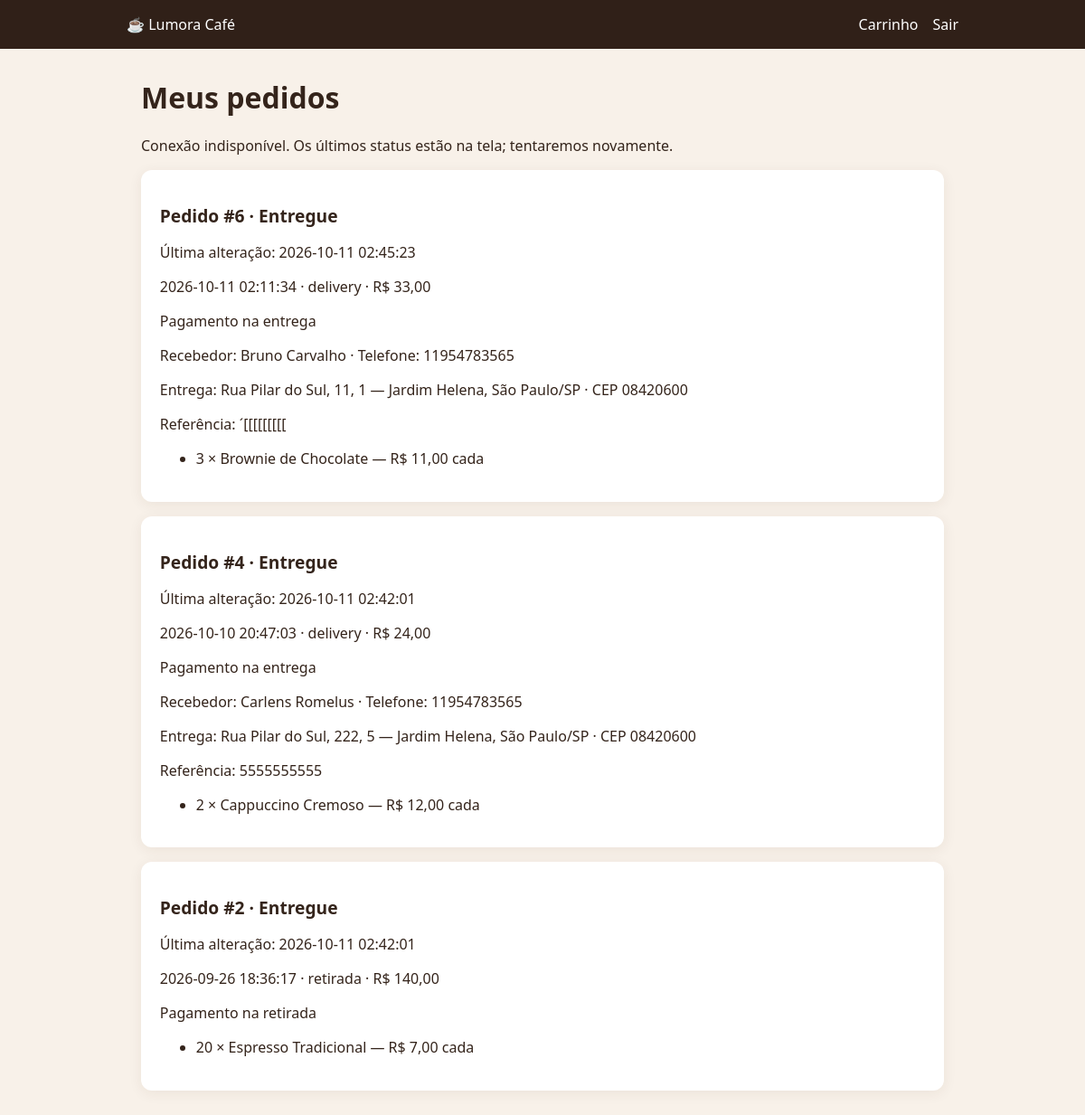
The app's page /pedidos.php (signed in) with its own data.
### tables this page shows
CREATE TABLE `pedidos` (
  `id` int(11) NOT NULL,
  `usuario_id` int(11) NOT NULL,
  `total` decimal(10,2) NOT NULL,
  `tipo_entrega` enum('retirada','delivery') NOT NULL,
  `endereco` varchar(255) DEFAULT NULL,
  `observacoes` varchar(500) DEFAULT NULL,
  `forma_pagamento` enum('na_retirada','na_entrega') NOT NULL,
  `status` enum('recebido','em_preparo','pronto','entregue','cancelado') NOT NULL DEFAULT 'recebido',
  `criado_em` timestamp NOT NULL DEFAULT current_timestamp(),
  `recebedor` varchar(100) DEFAULT NULL,
  `telefone` varchar(11) DEFAULT NULL,
  `cep` char(8) DEFAULT NULL,
  `rua` varchar(150) DEFAULT NULL,
  `numero` varchar(20) DEFAULT NULL,
  `complemento` varchar(100) DEFAULT NULL,
  `bairro` varchar(80) DEFAULT NULL,
  `cidade` varchar(80) DEFAULT NULL,
  `estado` char(2) DEFAULT NULL,
  `referencia` varchar(150) DEFAULT NULL,
  `atualizado_em` timestamp NOT NULL DEFAULT current_timestamp() ON UPDATE current_timestamp()
);

CREATE TABLE `itens_pedido` (
  `id` int(11) NOT NULL,
  `pedido_id` int(11) NOT NULL,
  `produto_id` int(11) DEFAULT NULL,
  `nome_produto` varchar(150) NOT NULL,
  `quantidade` int(11) NOT NULL,
  `preco_unitario` decimal(10,2) NOT NULL
);

### bootstrap.php (called while the page is built, shortened)
<?php
function h($value): string { return htmlspecialchars((string)$value, ENT_QUOTES | ENT_SUBSTITUTE, 'UTF-8'); }
function money($amount): string { return 'R$ ' . number_format((float)$amount, 2, ',', '.'); }

### pedidos.php (the view)
<?php
require_once __DIR__ . '/bootstrap.php';
$user = require_user($conn);
$stmt = $conn->prepare('SELECT * FROM pedidos WHERE usuario_id = ? ORDER BY id DESC');
$stmt->bind_param('i', $user['id']); $stmt->execute(); $orders = $stmt->get_result()->fetch_all(MYSQLI_ASSOC);
$lines = $conn->prepare('SELECT nome_produto,quantidade,preco_unitario FROM itens_pedido WHERE pedido_id = ?');
$status_pedidos = ['recebido'=>'Pedido recebido','em_preparo'=>'Em preparo','pronto'=>'Pronto para retirada ou entrega','entregue'=>'Entregue','cancelado'=>'Cancelado'];
?>
<!doctype html><html lang="pt-BR"><head><meta charset="utf-8"><meta name="viewport" content="width=device-width,initial-scale=1"><title>Meus pedidos | Lumora Café</title><link rel="stylesheet" href="assets/css/upgrade.css?v=20261011"></head><body><header class="bar"><a href="index.php">☕ Lumora Café</a><nav><a href="carrinho.php">Carrinho</a><a href="logout.php">Sair</a></nav></header><main class="wrap"><h1>Meus pedidos</h1><p id="conexao" role="status">Atualização automática a cada 5 segundos.</p><div id="novidades" aria-live="polite"></div><?php if (isset($_GET['novo'])): ?><p class="success">Pedido registrado! Acompanhe o status abaixo.</p><?php endif; ?><?php if (!$orders): ?><p>Nenhum pedido ainda. <a href="index.php#cardapio">Veja o cardápio</a>.</p><?php endif; ?><?php foreach ($orders as $o): ?><article class="panel" data-pedido="<?= (int)$o['id'] ?>" data-status="<?= h($o['status']) ?>"><h2>Pedido #<?= (int)$o['id'] ?> · <span class="status"><?= h($status_pedidos[$o['status']] ?? $o['status']) ?></span></h2><p class="atualizacao">Última alteração: <?= h($o['atualizado_em'] ?? $o['criado_em']) ?></p><p><?= h($o['criado_em']) ?> · <?= h($o['tipo_entrega']) ?> · <?= money($o['total']) ?></p><p>Pagamento <?= h(str_replace('_',' ', $o['forma_pagamento'])) ?></p><?php if ($o['tipo_entrega'] === 'delivery'): ?><p>Recebedor: <?= h($o['recebedor']) ?> · Telefone: <?= h($o['telefone']) ?></p><p>Entrega: <?= h($o['rua'] ? $o['rua'] . ', ' . $o['numero'] . ($o['complemento'] ? ', ' . $o['complemento'] : '') . ' — ' . $o['bairro'] . ', ' . $o['cidade'] . '/' . $o['estado'] : $o['endereco']) ?> · CEP <?= h($o['cep']) ?></p><?php if ($o['referencia']): ?><p>Referência: <?= h($o['referencia']) ?></p><?php endif; ?><?php endif; ?><ul><?php $oid=(int)$o['id']; $lines->bind_param('i',$oid); $lines->execute(); foreach ($lines->get_result() as $line): ?><li><?= (int)$line['quantidade'] ?> × <?= h($line['nome_produto']) ?> — <?= money($line['preco_unitario']) ?> cada</li><?php endforeach; ?></ul></article><?php endforeach; ?></main><script src="assets/js/acompanhar_pedidos.js?v=20261011"></script></body></html>

### assets/css/upgrade.css (style rules this page uses)
:root { font-family:system-ui,Arial,sans-serif;color:#34241b;background:#f8f1e9 }
* { box-sizing:border-box }
body { margin:0 }
a { color:#744127 }
.bar { background:#302018;color:#fff;padding:1rem max(1rem,calc((100% - 920px)/2));display:flex;justify-content:space-between;align-items:center;gap:1rem;flex-wrap:wrap }
.bar a { color:#fff;text-decoration:none }
.bar nav { display:flex;gap:1rem;flex-wrap:wrap }
.wrap { max-width:920px;margin:2rem auto;padding:0 1rem }
.row,.panel { background:#fff;border-radius:12px;padding:1.3rem;margin:1rem 0;box-shadow:0 3px 15px #4d2e1912 }
h2 { font-size:1.2rem }
li { margin:.4rem 0 }

### records on screen
pedidos: id "6", status "Entregue", atualizado_em "2026-10-11 02:45:23", criado_em "2026-10-11 02:11:34", tipo_entrega "delivery", total "R$ 33,00", forma_pagamento "na entrega", recebedor "Bruno Carvalho", telefone "11954783565", rua+numero+complemento "Rua Pilar do Sul, 11, 1 — Jardim Helena, São Paulo/SP", cep "08420600", referencia "´[[[[[[[[["
itens_pedido: quantidade "3", nome_produto "Brownie de Chocolate", preco_unitario "R$ 11,00"
pedidos: id "4", status "Entregue", atualizado_em "2026-10-11 02:42:01", criado_em "2026-10-10 20:47:03", tipo_entrega "delivery", total "R$ 24,00", forma_pagamento "na entrega", recebedor "Carlens Romelus", telefone "11954783565", rua+numero+complemento "Rua Pilar do Sul, 222, 5 — Jardim Helena, São Paulo/SP", cep "08420600", referencia "5555555555"
itens_pedido: quantidade "2", nome_produto "Cappuccino Cremoso", preco_unitario "R$ 12,00"
pedidos: id "2", status "Entregue", atualizado_em "2026-10-11 02:42:01", criado_em "2026-09-26 18:36:17", tipo_entrega "retirada", total "R$ 140,00", forma_pagamento "na retirada"
itens_pedido: quantidade "20", nome_produto "Espresso Tradicional", preco_unitario "R$ 7,00"
